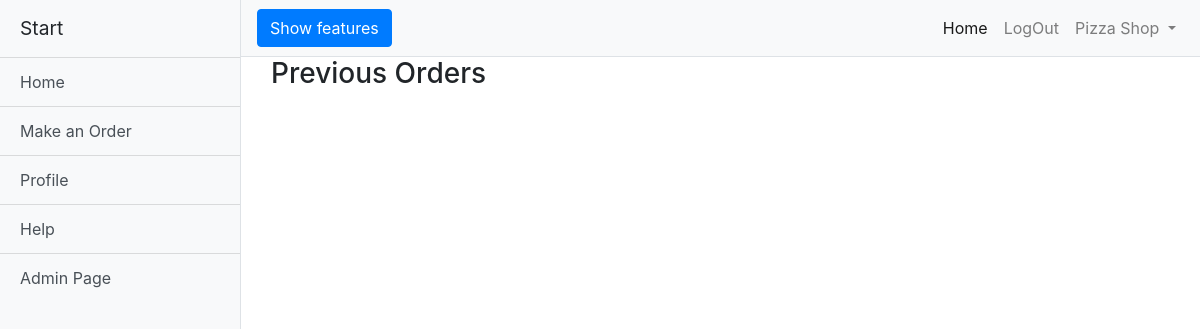
The page /profile/ (signed in) on the database as committed earlier.
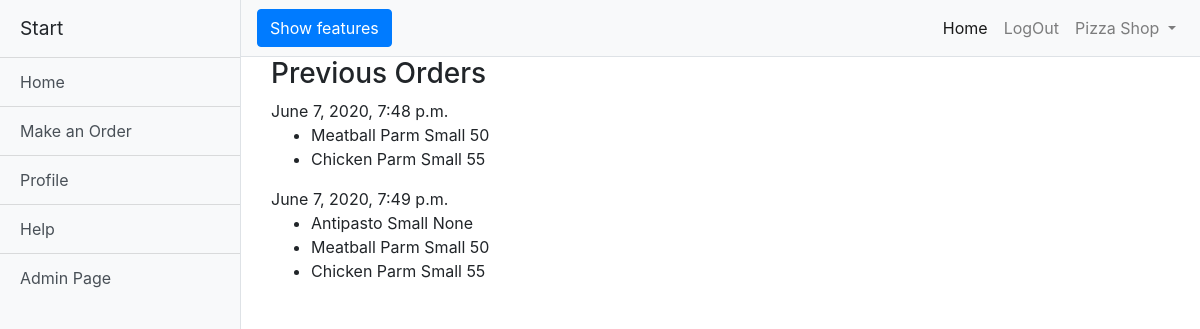
The same page on the database as committed later.
### orders/models.py (models this page shows, shortened)
class Order(models.Model):
    customer = models.ForeignKey( User, on_delete=models.CASCADE)
    item_id = models.ManyToManyField(Menu)
    item_size = models.CharField( max_length=50, null=True)
    datetime = models.DateTimeField(default=timezone.now)

class Menu(models.Model):
    type_i = models.CharField(max_length=100)
    item = models.CharField(max_length=100)
    price_small = models.IntegerField(null=True)
    price_large = models.IntegerField(null=True)

### orders/views.py (the view)
# urls.py: path("profile/", views.profile, name="profile"),
def profile(request):
    orders_dict = {}
    sizes=[]
    list_order = []
    list_orders = []
    list_item_foreach_order = []
    list_of_items_and_sizes = []
    list_of_all_orders = []
    list_size = Order.objects.filter(customer = request.user).values_list('item_size')
    orders = Order.objects.filter(customer = request.user).all()
    for l_size in list_size:
        sizes.append(ast.literal_eval(l_size[0]))
    for order in orders:
        list_orders.append(order)
    for order in list_orders:
        for item in order.item_id.all():
            list_item_foreach_order.append(item)
        for item_new in list_item_foreach_order:
            list_order.append(item_new)
            list_order.append(sizes[list_orders.index(order)][list_item_foreach_order.index(item)])
            list_of_items_and_sizes.append(list_order)
            list_order = []
        list_item_foreach_order = []
        list_of_all_orders.append(list_of_items_and_sizes)
        list_of_items_and_sizes = []
    for order in list_orders:
        orders_dict[order.datetime] = list_of_all_orders[list_orders.index(order)]
    context ={
        'orders' : orders_dict,
    }
    return render(request, 'profile.html', context)

### orders/templates/profile.html
{% extends 'base.html' %}
{%load static%}
{%block 'nav'%}
          <a href="{% url 'orders:menu'%}" class="list-group-item list-group-item-action bg-light">Make an Order</a>
          <a href="{%url 'orders:profile'%}" class="list-group-item list-group-item-action bg-light">Profile</a>
{%endblock%}
{% block 'login' %}
<li class="nav-item">
    <a class="nav-link" href="{% url 'users:logout' %}">LogOut</a>
</li>
{% endblock  %}
{% block content %}
<div class='container'>
<div class='col-6 col-md-12'>
<h3>Previous Orders</h3>
    {%for key,value in orders.items%}
        {{key}}<br>
        <ul>
        {%for item in value%}
            <li>
                {{item.0.item}}
                {{item.1}}
                {%if item.1 == 'Small'%}
                {{item.0.price_small}}
                {%elif item.1 == 'Large'%}
                {{item.0.price_large}}
                {%endif%}
            </li>
        {%endfor%}
        </ul>
    {%endfor%}
</div>
</div>
{% endblock  %}

### orders/templates/base.html (shortened to what this page needs)
<!DOCTYPE html>
{%load static%}
<html lang="en">
<head>
  <link href="{% static 'home-static/vendor/bootstrap/css/bootstrap.min.css'%}" rel="stylesheet">
  <link href="{% static 'home-static/css/simple-sidebar.css'%}" rel="stylesheet">
</head>
<body>
  <div class="d-flex" id="wrapper">
    <div class="bg-light border-right" id="sidebar-wrapper">
      <div class="sidebar-heading">Start</div>
      <div class="list-group list-group-flush">
        <a href="{%url 'orders:profile' %}" class="list-group-item list-group-item-action bg-light">Home</a>
        {%block 'nav'%}
        {%endblock%}
        <a href="#" class="list-group-item list-group-item-action bg-light">Help</a>
        <a href="admin/" class="list-group-item list-group-item-action bg-light">Admin Page</a>
      </div>
    </div>
    <div id="page-content-wrapper">
      <nav class="navbar navbar-expand-lg navbar-light bg-light border-bottom">
        <button class="btn btn-primary" id="menu-toggle">Show features</button>
        <div class="collapse navbar-collapse" id="navbarSupportedContent">
          <ul class="navbar-nav ml-auto mt-2 mt-lg-0">
            <li class="nav-item active">
              <a class="nav-link" href="#">Home <span class="sr-only">(current)</span></a>
            </li>
            {% block 'login'%}{% endblock  %}
            <li class="nav-item dropdown">
              <a class="nav-link dropdown-toggle" href="#" id="navbarDropdown" role="button" data-toggle="dropdown" aria-haspopup="true" aria-expanded="false">
                Pizza Shop
              </a>
            </li>
          </ul>
        </div>
      </nav>
{% block content %}
{% endblock  %}
  </div>
</body>
</html>

### orders/static/home-static/css/simple-sidebar.css (style rules this page uses)
body { overflow-x: hidden; }
#sidebar-wrapper { min-height: 100vh; margin-left: -15rem; -webkit-transition: margin .25s ease-out; -moz-transition: margin .25s ease-out; -o-transition: margin .25s ease-out; transition: margin .25s ease-out; }
#sidebar-wrapper .sidebar-heading { padding: 0.875rem 1.25rem; font-size: 1.2rem; }
#sidebar-wrapper .list-group { width: 15rem; }
#page-content-wrapper { min-width: 100vw; }
@media (min-width: 768px) { #sidebar-wrapper { margin-left: 0; } }
@media (min-width: 768px) { #page-content-wrapper { min-width: 0; width: 100%; } }

Rows that differ between the two databases and show on the page:
added Order: orders "June 7, 2020, 7:48 p.m."
now on this page (row unchanged): Menu: item "Meatball Parm", item "Small", price_small "50"
now on this page (row edited): Menu: item "Chicken Parm", item "Small", price_small "55"
added Order: orders "June 7, 2020, 7:49 p.m."
now on this page (row unchanged): Menu: item "Antipasto", item "Small", price_small "None", shown under "June 7, 2020, 7:49 p.m."
